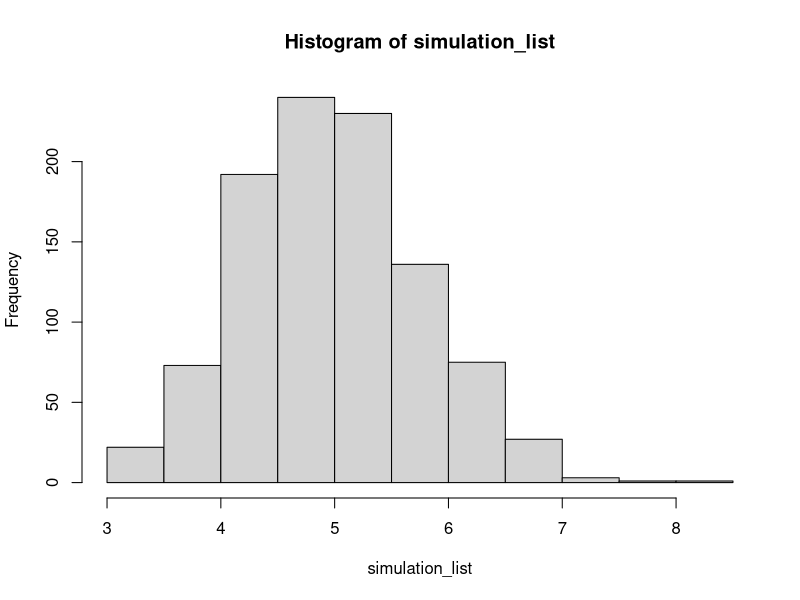

Write the R code that produced this figure.
## ---- chunk 1
lambda = 0.2
distributions_num = 40
simulations_num = 1000

simulation_list <- replicate(simulations_num, mean(rexp(distributions_num, lambda)))
hist(simulation_list)
## ---- chunk 2
mean(simulation_list)
## ---- chunk 3
var(simulation_list)
## ---- chunk 4

